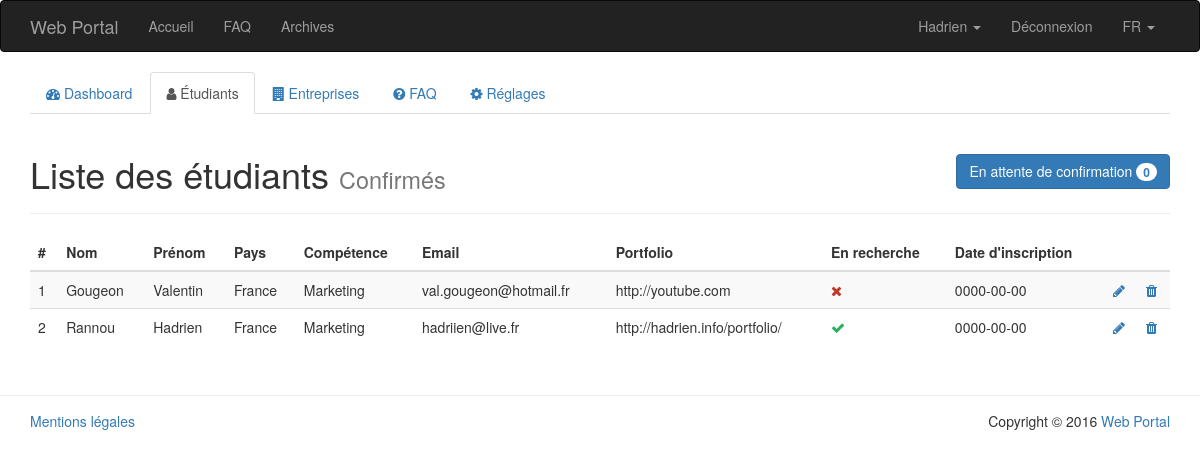
/PHP/public/index.php?page=admin/students-list (signed in), run on an earlier commit of the app's database.
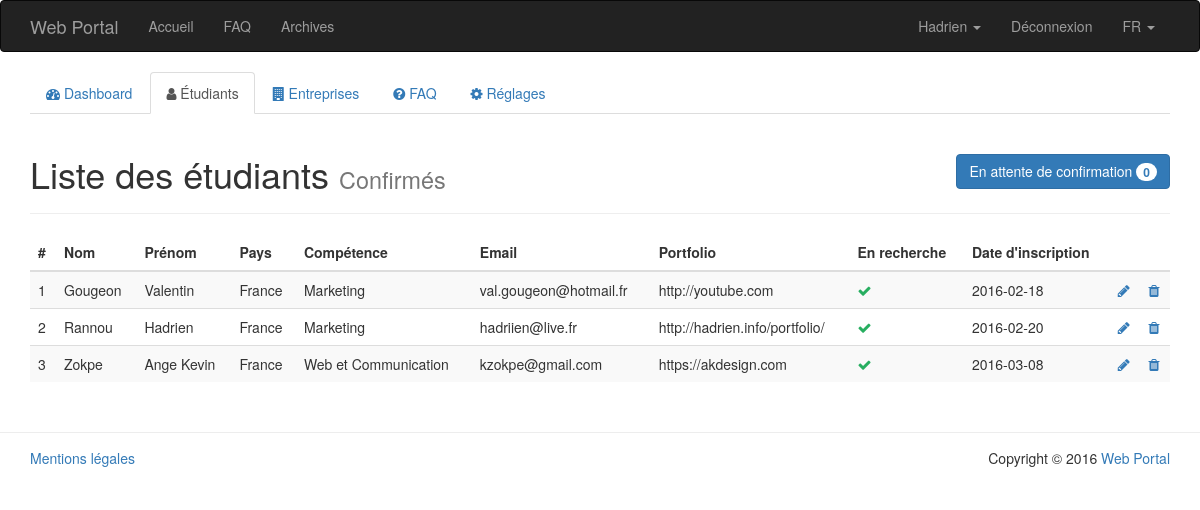
And on a later commit of the database.
### tables this page shows
CREATE TABLE `student` (
  `id` int(11) NOT NULL,
  `first_name` varchar(64) NOT NULL,
  `last_name` varchar(64) NOT NULL,
  `country` enum('France','Irlande') NOT NULL,
  `skill` int(11) NOT NULL,
  `email` varchar(64) NOT NULL,
  `password` varchar(64) NOT NULL,
  `cv` varchar(128) NOT NULL,
  `portfolio` varchar(128) NOT NULL,
  `admin` tinyint(1) NOT NULL DEFAULT '0',
  `available` tinyint(1) NOT NULL DEFAULT '1',
  `activated` tinyint(1) NOT NULL,
  `register_date` date NOT NULL
);

CREATE TABLE `skill` (
  `id` int(11) NOT NULL,
  `name` varchar(64) NOT NULL
);

### PHP/app/model/Autoloader.php (called while the page is built, shortened)
<?php
	class Autoloader {
		public static function appAutoload($class) {
			$class = str_replace('\\', '/', $class);
		}
	}
?>

### PHP/app/model/Student.class.php (called while the page is built, shortened)
<?php
	class Student {
		public function __get($nom){
			return $this->$nom;
		}
		public static function getStudentById($id) {
			$db = PDOConnexion::getInstance();
			$sql = 'SELECT * FROM student WHERE id = :id';
			$sth = $db->prepare($sql);
			$sth->setFetchMode(PDO::FETCH_CLASS|PDO::FETCH_PROPS_LATE, 'Student');
			$sth->execute(array(
				':id' => $id
			));
			return $sth->fetch();
		}
		public static function getActivatedStudents($activated = true) {
			$db = PDOConnexion::getInstance();
			$sql = ($activated == true) ? 'SELECT * FROM student WHERE activated' : 'SELECT * FROM student WHERE !activated';
			$sth = $db->prepare($sql);
			$sth->setFetchMode(PDO::FETCH_CLASS|PDO::FETCH_PROPS_LATE, 'Student');
			$sth->execute();
			return $sth->fetchAll();
		}
	}
?>

### PHP/app/model/Skill.class.php (called while the page is built, shortened)
<?php
	class Skill {
		public function __get($nom){
			return $this->$nom;
		}
		public static function getSkillById($id) {
			$db = PDOConnexion::getInstance();
			$sql = 'SELECT * FROM skill WHERE id = :id';
			$sth = $db->prepare($sql);
			$sth->setFetchMode(PDO::FETCH_CLASS|PDO::FETCH_PROPS_LATE, 'Skill');
			$sth->execute(array(
				':id' => $id
			));
			return $sth->fetch();
		}
	}
?>

### PHP/app/view/admin/students-list.php (the view, shortened to what this page needs)
<?php
	$type = htmlentities($_GET['type']);
?>
<div class="col-md-12">
	<div class="page-header">
		<h1>
			Liste des étudiants
			<?php
				if ($type == 'awaiting') {
					echo '<small>En attente d\'activation</small>';
					echo '<a href="index.php?page=admin/students-list&amp;type=activated" class="btn btn-primary pull-right">Voir les étudiants confirmés <span class="badge">' . count(Student::getActivatedStudents(true)) . '</span></a>';
				}
				else {
					echo '<small>Confirmés</small>';
					echo '<a href="index.php?page=admin/students-list&amp;type=awaiting" class="btn btn-primary pull-right">En attente de confirmation <span class="badge">' . count(Student::getActivatedStudents(false)) . '</span></a>';
				}
			?>
		</h1>
	</div>
	<?php
		if ($type == 'activated') :
			if (Student::getActivatedStudents(true)) :
	?>
		<table class="table table-striped">
			<thead>
				<tr>
					<th>#</th>
					<th>Nom</th>
					<th>Prénom</th>
					<th>Pays</th>
					<th>Compétence</th>
					<th>Email</th>
					<th>Portfolio</th>
					<th>En recherche</th>
					<th>Date d'inscription</th>
					<th></th>
					<th></th>
				</tr>
			</thead>
			<?php
				foreach (Student::getActivatedStudents(true) as $student) {
					echo '<tr>';
						echo '<td>' . $student->id . '</td>';
						echo '<td>' . $student->last_name . '</td>';
						echo '<td>' . $student->first_name . '</td>';
						echo '<td>' . $student->country . '</td>';
						echo '<td>' . Skill::getSkillById($student->skill)->name . '</td>';
						echo '<td>' . $student->email . '</td>';
						echo '<td>' . $student->portfolio . '</td>';
						if ($student->available) {
							echo '<td><i class="fa fa-check" style="color: #27ae60;"></i></td>';
						}
						else {
							echo '<td><i class="fa fa-times" style="color: #c0392b;"></i></td>';
						}
						echo '<td>' . $student->register_date . '</td>';
						echo '<td><a href="index.php?page=admin/student-edit&amp;id=' . $student->id . '"><i class="fa fa-pencil"></i></a></td>';
						echo '<td><a href="#"><i class="fa fa-trash"></i></a></td>';
					echo '</tr>';
				}
			?>
		</table>
	<?php
			else:
				echo 'Aucun étudiant n\'a été confirmé.';
			endif;
		endif;
	?>
</div>

### PHP/public/index.php (shortened to what this page needs)
<?php
	require_once (APP . '/model/Autoloader.php');
	if (substr($_GET['page'], 0, 6) == 'admin/') {
		if (App::isAdmin()) {
			require_once(APP . '/view/admin/header.php');
			require_once(APP . '/view/' . $_GET['page'] . '.php');
			require_once(APP . '/view/admin/footer.php');
		}
		else {
			App::getHeader(404);
		}
	}
?>

### PHP/app/view/admin/header.php (shortened to what this page needs)
<!DOCTYPE html>
<html lang="fr">
	<head>
		<link href="css/bootstrap.min.css" rel="stylesheet">
		<link href="https://maxcdn.bootstrapcdn.com/font-awesome/4.5.0/css/font-awesome.min.css" rel="stylesheet">
	</head>
	<body>
		<nav class="navbar navbar-inverse">
			<div class="container">
				<div class="navbar-header">
					<a class="navbar-brand" href="index.php?page=home"><?php echo App::$siteTitle; ?></a>
				</div>
				<div id="navbar" class="collapse navbar-collapse">
					<ul class="nav navbar-nav">
						<li<?php App::isCurrentPage('home'); ?>><a href="index.php?page=home">Accueil</a></li>
						<li<?php App::isCurrentPage('faq'); ?>><a href="index.php?page=faq">FAQ</a></li>
						<li<?php App::isCurrentPage('archives'); ?>><a href="index.php?page=archives">Archives</a></li>
					</ul>
					<ul class="nav navbar-nav navbar-right">
						<?php if (App::isLogged()) : ?>
							<?php $member = App::getMember(); ?>
							<?php if (get_class($member) == 'Student') : ?>
								<li class="dropdown">
									<a id="student-dropdown" href="#" class="dropdown-toggle" data-toggle="dropdown" role="button" aria-haspopup="true" aria-expanded="false">
										<?php echo $member->first_name; ?>
										<span class="caret"></span>
									</a>
								</li>
							<?php endif; ?>
							<li><a href="index.php?page=signout">Déconnexion</a></li>
						<?php endif; ?>
						<li class="dropdown">
							<a id="lang-dropdown" href="#" class="dropdown-toggle" data-toggle="dropdown" role="button" aria-haspopup="true" aria-expanded="false">
								FR
								<span class="caret"></span>
							</a>
						</li>
                    </ul>
				</div>
			</div>
		</nav>
		<div class="container">
			<div class="row">
				<div class="col-md-12">
					<ul class="nav nav-tabs">
						<li role="presentation"<?php App::isCurrentPage('admin/home'); ?>><a href="index.php?page=admin/home"><i class="fa fa-tachometer"></i> Dashboard</a></li>
						<li role="presentation"<?php App::isCurrentPage('admin/students-list'); ?>><a href="index.php?page=admin/students-list"><i class="fa fa-user"></i> Étudiants<?php if (Student::getActivatedStudents(false)) {echo ' <span class="badge">' . count(Student::getActivatedStudents(false)) . '</span>';} ?></a></li>
						<li role="presentation"<?php App::isCurrentPage('admin/companies-list'); ?>><a href="index.php?page=admin/companies-list"><i class="fa fa-building"></i> Entreprises</a></li>
						<li role="presentation"<?php App::isCurrentPage('admin/faq-list'); ?>><a href="index.php?page=admin/faq-list"><i class="fa fa-question-circle"></i> FAQ</a></li>
						<li role="presentation"<?php App::isCurrentPage('admin/settings'); ?>><a href="index.php?page=admin/settings"><i class="fa fa-cog"></i> Réglages</a></li>
					</ul>
				</div>
			</div>
			<div class="row">

### PHP/app/model/App.class.php (shortened to what this page needs)
<?php
	class App {
		public static function isCurrentPage($page) {
			if ($_GET['page'] == $page) {
				echo ' class="active"';
			}
		}
		public static function isLogged() {
			if (isset($_SESSION['email']) && !empty($_SESSION['email'])) {
				return true;
			}
			return false;
		}
		public static function isStudent() {
			if (self::isLogged() && $_SESSION['type'] == 'student') {
				return true;
			}
			return false;
		}
		public static function isAdmin() {
			if (self::isStudent()) {
				$student = Student::getStudentById($_SESSION['id']);
				if ($student->admin) {
					return true;
				}
				return false;
			}
			return false;
		}
		public static function getMember() {
			if (self::isLogged()) {
				if ($_SESSION['type'] == 'student') {
					return Student::getStudentById($_SESSION['id']);
				}
				return false;
			}
			return false;
		}
	}
?>

### PHP/app/view/admin/footer.php (shortened to what this page needs)
			</div>
		</div>
		<footer id="footer" style="border-top: 1px solid #ededed; margin-top: 30px; padding: 15px 0;">
			<div class="container">
				<div class="row">
					<div class="col-md-8">
						<a href="index.php?page=legal">Mentions légales</a>
					</div>
					<div class="col-md-4 text-right">
						Copyright &copy; <?php echo date('Y') . ' <a href="index.php?page=home">' . App::$siteTitle . '</a>'; ?>
					</div>
				</div>
			</div>
		</footer>
	</body>
</html>

What changed in the data, as far as the page shows it:
changed student "Rannou": register_date "0000-00-00" → "2016-02-20"
changed student "Gougeon": available 0 → 1 (drawn); register_date "0000-00-00" → "2016-02-18"
added student: id "3", last_name "Zokpe", first_name "Ange Kevin", country "France", skill.name "Web et Communication", email "kzokpe@gmail.com", portfolio "https://akdesign.com", available 1 (drawn), register_date "2016-03-08"
